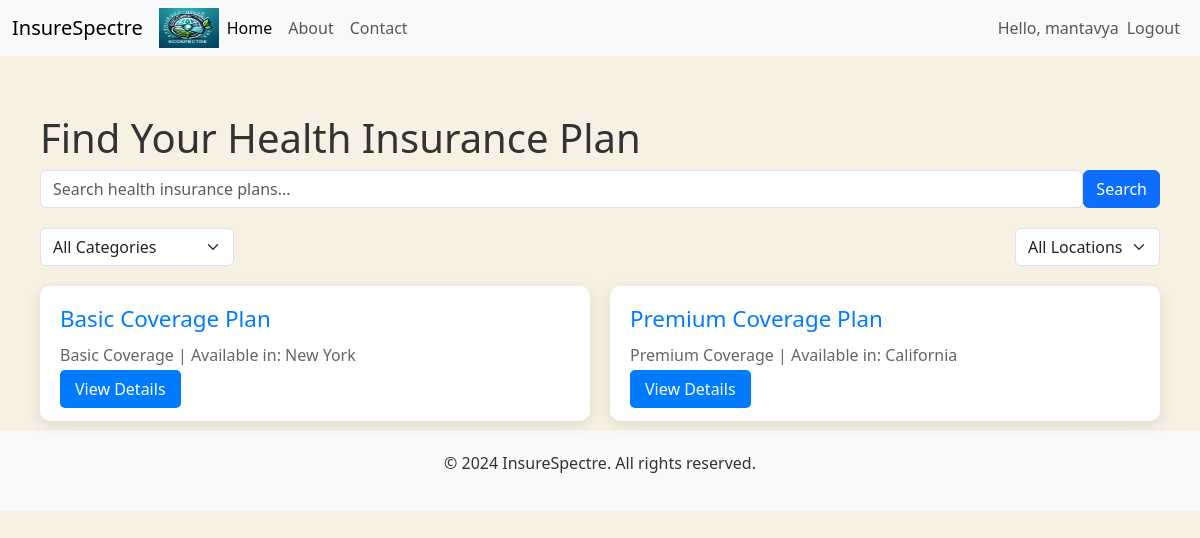
The page /health-insurance/ (signed in) on the database its author committed.
### home/models.py (models this page shows, shortened)
class HealthInsurance(models.Model):
    plan_name = models.CharField(max_length=255)
    category = models.CharField(max_length=255)
    location = models.CharField(max_length=255)
    description = models.TextField()

### home/views.py (the view)
# urls.py: path('health-insurance/', views.insurance_search, name='insurance_search'),
@login_required
def insurance_search(request):
    insurance_plans = HealthInsurance.objects.all()
    search_term = request.GET.get('search', '')
    category_filter = request.GET.get('category', '')
    location_filter = request.GET.get('location', '')
    if search_term:
        insurance_plans = insurance_plans.filter(plan_name__icontains=search_term)
    if category_filter:
        insurance_plans = insurance_plans.filter(category=category_filter)
    if location_filter:
        insurance_plans = insurance_plans.filter(location=location_filter)
    context = {
        'insurance_plans': insurance_plans,
        'search_term': search_term,
        'category_filter': category_filter,
        'location_filter': location_filter,
    }
    return render(request, 'insurance_search.html', context)

### home/templates/insurance_search.html (shortened to what this page needs)
{% extends 'base.html' %}
{% block content %}
    <h1>Find Your Health Insurance Plan</h1>
    <form method="GET" action="{% url 'insurance_search' %}">
        <div class="search-box">
            <input type="text" name="search" value="{{ search_term }}" placeholder="Search health insurance plans..." class="form-control">
            <button type="submit" class="btn btn-primary"> Search</button>
        </div>
        <div class="filter-box">
            <div class="filter-option">
                <select name="category" class="form-select">
                    <option value="">All Categories</option>
                </select>
            </div>
            <div class="filter-option">
                <select name="location" class="form-select">
                    <option value="">All Locations</option>
                </select>
            </div>
        </div>
    </form>
    <div class="insurance-listing">
        {% for plan in insurance_plans %}
        <div class="insurance-card">
            <div>
                <h4>{{ plan.plan_name }}</h4>
                <p>{{ plan.category }} | Available in: {{ plan.location }}</p>
            </div>
            <a href="{% url 'plan_detail' plan.id %}" class="view-button">View Details</a>
        </div>
        {% empty %}
        <p>No insurance plans found matching your criteria.</p>
        {% endfor %}
    </div>
{% endblock %}

### home/templates/base.html (shortened to what this page needs)
<!DOCTYPE html>
{% load static %}
<html lang="en">
<head>
    <link href="https://cdn.jsdelivr.net/npm/bootstrap@5.3.3/dist/css/bootstrap.min.css" rel="stylesheet">
</head>
<body class="bg-custom">
    <nav class="navbar navbar-expand-sm bg-light">
        <div class="container-fluid">
            <a class="navbar-brand" href="">InsureSpectre</a>
            <div class="collapse navbar-collapse" id="navbarNav">
                <ul class="navbar-nav me-auto mb-2 mb-lg-0">
                    <li class="nav-item">
                        <img src="{% static 'photo.jpg' %}" style="width: 60px;height: 40px;">
                    </li>
                    <li class="nav-item">
                        <a class="nav-link active" aria-current="page" href="{% url 'index' %}">Home</a>
                    </li>
                    <li class="nav-item">
                        <a class="nav-link" href="{% url 'who' %}">About</a>
                    </li>
                    <li class="nav-item">
                        <a class="nav-link" href="{% url 'contact' %}">Contact</a>
                    </li>
                </ul>
                <ul class="navbar-nav ms-auto">
                    {% if user.is_authenticated %}
                        <li class="nav-item">
                            <span class="navbar-text">Hello, {{ user.username }}</span>
                        </li>
                        <li class="nav-item">
                            <a class="nav-link" href="{% url 'logout' %}">Logout</a>
                        </li>
                    {% endif %}
                </ul>
            </div>
        </div>
    </nav>
    <div class="container custom mt-5">
        {% block content %}
        {% endblock %}
    </div>
    <footer>
        <div class="container">
            <p>&copy; 2024 InsureSpectre. All rights reserved.</p>
        </div>
    </footer>
</body>
</html>

### home/templates/base.html (style rules this page uses)
body.bg-custom { background-color: #f7f1e3; color: #333; }
.navbar-nav .nav-item .navbar-text, .navbar-nav .nav-item .nav-link { display: flex; align-items: center; height: 100%; }
footer { background: #f8f9fa; padding: 20px; text-align: center; }
.container.custom { border: 0px solid #6c757d; border-radius: 2px; padding: 10px; background-color: #f7f1e3;; }

### home/templates/insurance_search.html (style rules this page uses)
.search-box, .filter-box { display: flex; flex-direction: row; justify-content: space-between; align-items: center; margin-bottom: 20px; }
.filter-box { display: flex; flex-wrap: wrap; gap: 10px; }
.insurance-listing { display: grid; grid-template-columns: repeat(auto-fit, minmax(300px, 1fr)); gap: 20px; margin-top: 20px; }
.insurance-card { background: #fff; padding: 20px; border-radius: 10px; box-shadow: 0 4px 15px rgba(0, 0, 0, 0.1); transition: transform 0.3s ease, box-shadow 0.3s ease; cursor: pointer; }
.insurance-card h4 { margin: 0 0 10px 0; font-size: 1.4em; color: #007bff; }
.insurance-card p { margin: 0 0 10px 0; font-size: 1em; color: #666; }
.view-button { padding: 8px 15px; background-color: #007bff; color: white; text-decoration: none; border-radius: 5px; transition: background-color 0.3s ease; }

### rows shown on the page
HealthInsurance: plan_name "Basic Coverage Plan", category "Basic Coverage", location "New York"
HealthInsurance: plan_name "Premium Coverage Plan", category "Premium Coverage", location "California"

### other values the page prints
{{ user.username }} "mantavya"
